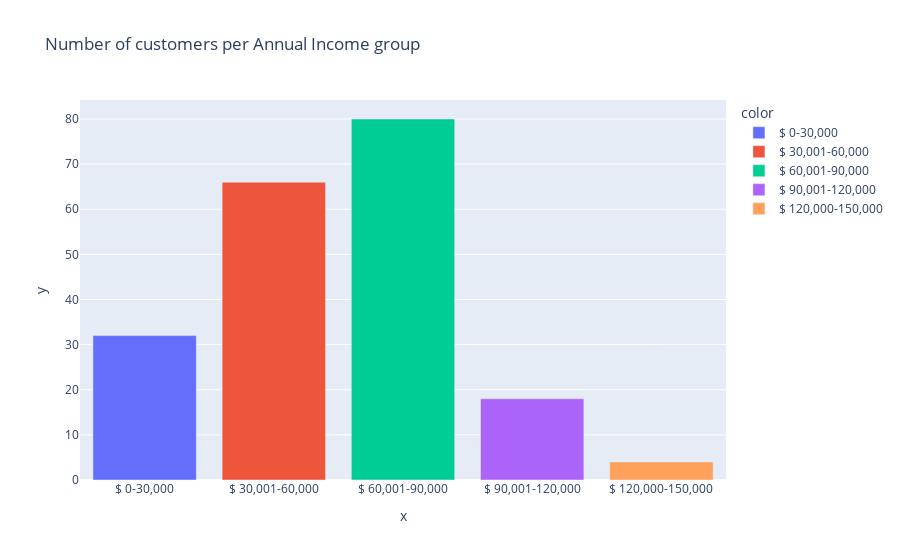

Notebook code for this chart:
### Markdown cell above
- Most of the customers spending score is between 41-60k.

### Code cell
ai_0_30 = df['Annual Income (k$)'][(df['Annual Income (k$)'] >= 0) & (df['Annual Income (k$)'] <= 30)]
ai_31_60 = df['Annual Income (k$)'][(df['Annual Income (k$)'] >= 31)&(df['Annual Income (k$)'] <= 60)]
ai_61_90 = df['Annual Income (k$)'][(df['Annual Income (k$)'] >= 61)&(df['Annual Income (k$)'] <= 90)]
ai_91_120 = df['Annual Income (k$)'][(df['Annual Income (k$)']>= 91)&(df['Annual Income (k$)']<=120)]
ai_121_150 = df['Annual Income (k$)'][(df['Annual Income (k$)']>=121)&(df['Annual Income (k$)']<=150)]

x_ai = ['$ 0-30,000', '$ 30,001-60,000', '$ 60,001-90,000', '$ 90,001-120,000', '$ 120,000-150,000']
y_ai = [len(ai_0_30.values) , len(ai_31_60.values) , len(ai_61_90.values) , len(ai_91_120.values),
         len(ai_121_150.values)]

px.bar(data_frame = df, x = x_ai, y = y_ai, color = x_ai,
       title = 'Number of customers per Annual Income group')

### Figure 1 — Plotly figure (JSON) as saved in the notebook; plotly's stock layout.template omitted (floating-point values rounded to 4 significant figures)
{"data": [{"alignmentgroup": "True", "hovertemplate": "color=$ 0-30,000<br>x=%{x}<br>y=%{y}<extra></extra>", "legendgroup": "$ 0-30,000", "marker": {"color": "#636efa", "pattern": {"shape": ""}}, "name": "$ 0-30,000", "offsetgroup": "$ 0-30,000", "orientation": "v", "showlegend": true, "textposition": "auto", "type": "bar", "x": ["$ 0-30,000"], "xaxis": "x", "y": [32], "yaxis": "y"}, {"alignmentgroup": "True", "hovertemplate": "color=$ 30,001-60,000<br>x=%{x}<br>y=%{y}<extra></extra>", "legendgroup": "$ 30,001-60,000", "marker": {"color": "#EF553B", "pattern": {"shape": ""}}, "name": "$ 30,001-60,000", "offsetgroup": "$ 30,001-60,000", "orientation": "v", "showlegend": true, "textposition": "auto", "type": "bar", "x": ["$ 30,001-60,000"], "xaxis": "x", "y": [66], "yaxis": "y"}, {"alignmentgroup": "True", "hovertemplate": "color=$ 60,001-90,000<br>x=%{x}<br>y=%{y}<extra></extra>", "legendgroup": "$ 60,001-90,000", "marker": {"color": "#00cc96", "pattern": {"shape": ""}}, "name": "$ 60,001-90,000", "offsetgroup": "$ 60,001-90,000", "orientation": "v", "showlegend": true, "textposition": "auto", "type": "bar", "x": ["$ 60,001-90,000"], "xaxis": "x", "y": [80], "yaxis": "y"}, {"alignmentgroup": "True", "hovertemplate": "color=$ 90,001-120,000<br>x=%{x}<br>y=%{y}<extra></extra>", "legendgroup": "$ 90,001-120,000", "marker": {"color": "#ab63fa", "pattern": {"shape": ""}}, "name": "$ 90,001-120,000", "offsetgroup": "$ 90,001-120,000", "orientation": "v", "showlegend": true, "textposition": "auto", "type": "bar", "x": ["$ 90,001-120,000"], "xaxis": "x", "y": [18], "yaxis": "y"}, {"alignmentgroup": "True", "hovertemplate": "color=$ 120,000-150,000<br>x=%{x}<br>y=%{y}<extra></extra>", "legendgroup": "$ 120,000-150,000", "marker": {"color": "#FFA15A", "pattern": {"shape": ""}}, "name": "$ 120,000-150,000", "offsetgroup": "$ 120,000-150,000", "orientation": "v", "showlegend": true, "textposition": "auto", "type": "bar", "x": ["$ 120,000-150,000"], "xaxis": "x", "y": [4], "yaxis": "y"}], "layout": {"barmode": "relative", "legend": {"title": {"text": "color"}, "tracegroupgap": 0}, "title": {"text": "Number of customers per Annual Income group"}, "xaxis": {"anchor": "y", "domain": [0, 1], "title": {"text": "x"}}, "yaxis": {"anchor": "x", "domain": [0, 1], "title": {"text": "y"}}}}
